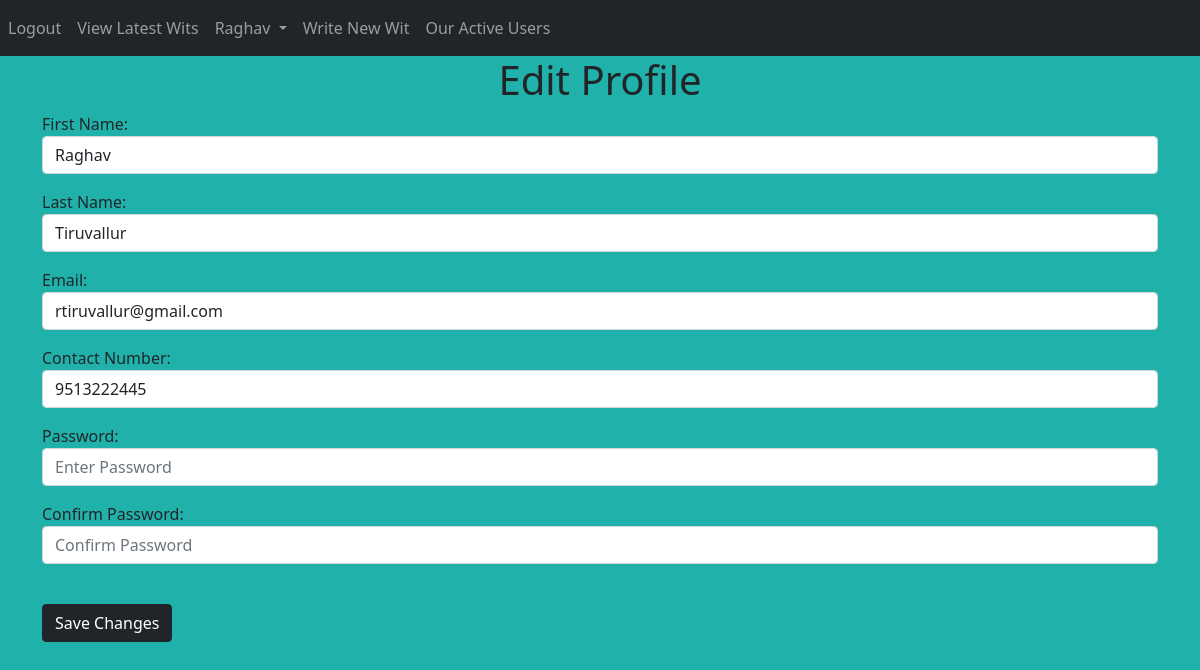
The page /editprofile (signed in) on the database its author committed.
### Website/models.py (models this page shows)
class User(db.Model,UserMixin):
    id=db.Column(db.Integer,primary_key=True)
    email=db.Column(db.String(100),unique=True)
    phoneNumber=db.Column(db.String(10),unique=True)
    password=db.Column(db.String(100))
    firstName=db.Column(db.String(100))
    lastName=db.Column(db.String(100))
    blogs=db.relationship('Blog')

### Website/auth.py (the view, shortened to what this page needs)
@auth.route("/editprofile",methods=['GET','POST'])
@login_required
def editProfile():
      userLoggedIn=current_user
      return render_template("editprofile.html",user=current_user)

### Website/__init__.py (called while the page is built)
def createApp():
    app=Flask(__name__)
    app.config['SECRET_KEY']='adflsbvgaj'
    app.config['SQLALCHEMY_DATABASE_URI']=f'sqlite:///{DB_NAME}'
    db.init_app(app)
    from .views import views
    from .auth import auth
    app.register_blueprint(views,url_prefix='/')
    app.register_blueprint(auth,url_prefix='/')
    from .models import User,Blog
    createDB(app)
    login_manager=LoginManager()
    login_manager.login_view='views.welcome'
    login_manager.init_app(app)
    @login_manager.user_loader
    def loadUser(id):
         return User.query.get(int(id))
    return app

### Website/templates/editprofile.html (shortened to what this page needs)
{% extends "base.html" %}
{% block content %}
<form method="POST">
    <h1 align="center">Edit Profile</h1>
    <div class="form-group">
        <label for="firstName">First Name:</label>
        <p><input id="firstName" class="form-control" type="text" value={{user.firstName}} name="firstName"/></p>
    </div>
    <div class="form-group">
        <label for="lastName">Last Name:</label>
        <p><input id="lastName" type="text" class="form-control" value={{user.lastName}} name="lastName"/></p>
    </div>
    <div class="form-group">
        <label for="email">Email:</label>
        <p><input id="email" type="email" class="form-control" value={{user.email}}  name="email"/></p>
    </div>
    <div class="form-group">
        <label for="phoneNumber">Contact Number:</label>
        <p><input id="phoneNumber" type="text" class="form-control" value={{user.phoneNumber}} name="phoneNumber"/></p>
    </div>
    <div class="form-group">
        <label for="password">Password:</label>
        <p><input id="password1" type="password" class="form-control" placeholder="Enter Password" name="password1"/></p>
    </div>
    <div class="form-group">
        <label for="confirmPassword">Confirm Password:</label>
        <p><input id="confirmPassword" type="password" class="form-control" placeholder="Confirm Password" name="confirmPassword"/></p>
    </div>
    <br/>
    <button type="submit" class="btn btn-dark">Save Changes</button>
    </form>
{%endblock%}

### Website/templates/base.html (shortened to what this page needs)
<!DOCTYPE html>
<html>
<head>
    <link href="https://cdn.jsdelivr.net/npm/bootstrap@5.0.1/dist/css/bootstrap.min.css" rel="stylesheet">
</head>
<body style="background-color: lightseagreen;">
    <nav class="navbar navbar-expand-lg navbar-dark bg-dark">
          <div class="collapse navbar-collapse" id="navbar">
            <ul class="navbar-nav me-auto mb-2 mb-lg-0">
              <li class="nav-item">
                {% if user.is_authenticated%}
                <a class="nav-item nav-link" id="logout" href="/logout">Logout</a>
              </li>
              <li>
                <a class="nav-item nav-link" id="home" href="/">View Latest Wits</a>
              </li>
              <li class="nav-item dropdown">
                <a class="nav-link dropdown-toggle" href="#" id="navbarDropdown" role="button" data-bs-toggle="dropdown" aria-expanded="false">
                  {{user.firstName}}
                </a>
                <li>
                <a class="nav-item nav-link" id="viewblogs" href="/writeBlog">Write New Wit</a>
                </li>
                <li>
                  <a class="nav-item nav-link" id="viewblogs" href="/bloggers">Our Active Users</a>
                </li>
              </li>
        {%endif%}
      </nav>
      <div class="container">
          {%block content%}
          {%endblock%}
      </div>
</body>
</html>

### rows shown on the page
User: firstName "Raghav", lastName "Tiruvallur", email "rtiruvallur@gmail.com", phoneNumber "9513222445"
